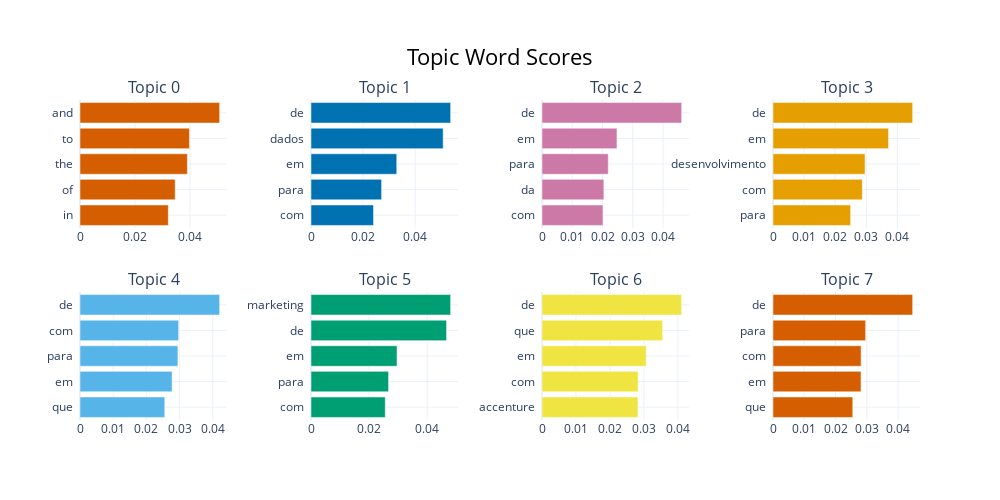

Notebook cell for this chart:
### Code cell
topic_model.visualize_barchart()

### Figure 1 — Plotly figure (JSON) as saved in the notebook; plotly's stock layout.template omitted (floating-point values rounded to 4 significant figures)
{"data": [{"marker": {"color": "#D55E00"}, "orientation": "h", "type": "bar", "x": [0.03213, 0.03463, 0.03906, 0.03982, 0.0508], "xaxis": "x", "y": ["in  ", "of  ", "the  ", "to  ", "and  "], "yaxis": "y"}, {"marker": {"color": "#0072B2"}, "orientation": "h", "type": "bar", "x": [0.024, 0.02711, 0.03293, 0.05076, 0.05363], "xaxis": "x2", "y": ["com  ", "para  ", "em  ", "dados  ", "de  "], "yaxis": "y2"}, {"marker": {"color": "#CC79A7"}, "orientation": "h", "type": "bar", "x": [0.02016, 0.02044, 0.0219, 0.02478, 0.04615], "xaxis": "x3", "y": ["com  ", "da  ", "para  ", "em  ", "de  "], "yaxis": "y3"}, {"marker": {"color": "#E69F00"}, "orientation": "h", "type": "bar", "x": [0.02497, 0.02873, 0.0296, 0.03716, 0.04491], "xaxis": "x4", "y": ["para  ", "com  ", "desenvolvimento  ", "em  ", "de  "], "yaxis": "y4"}, {"marker": {"color": "#56B4E9"}, "orientation": "h", "type": "bar", "x": [0.02553, 0.02774, 0.02949, 0.02971, 0.04206], "xaxis": "x5", "y": ["que  ", "em  ", "para  ", "com  ", "de  "], "yaxis": "y5"}, {"marker": {"color": "#009E73"}, "orientation": "h", "type": "bar", "x": [0.02558, 0.02671, 0.02962, 0.04668, 0.04809], "xaxis": "x6", "y": ["com  ", "para  ", "em  ", "de  ", "marketing  "], "yaxis": "y6"}, {"marker": {"color": "#F0E442"}, "orientation": "h", "type": "bar", "x": [0.02825, 0.0283, 0.03068, 0.0355, 0.04112], "xaxis": "x7", "y": ["accenture  ", "com  ", "em  ", "que  ", "de  "], "yaxis": "y7"}, {"marker": {"color": "#D55E00"}, "orientation": "h", "type": "bar", "x": [0.02551, 0.02813, 0.02816, 0.02961, 0.04464], "xaxis": "x8", "y": ["que  ", "em  ", "com  ", "para  ", "de  "], "yaxis": "y8"}], "layout": {"annotations": [{"font": {"size": 16}, "showarrow": false, "text": "Topic 0", "x": 0.0875, "xanchor": "center", "xref": "paper", "y": 1, "yanchor": "bottom", "yref": "paper"}, {"font": {"size": 16}, "showarrow": false, "text": "Topic 1", "x": 0.3625, "xanchor": "center", "xref": "paper", "y": 1, "yanchor": "bottom", "yref": "paper"}, {"font": {"size": 16}, "showarrow": false, "text": "Topic 2", "x": 0.6375, "xanchor": "center", "xref": "paper", "y": 1, "yanchor": "bottom", "yref": "paper"}, {"font": {"size": 16}, "showarrow": false, "text": "Topic 3", "x": 0.9125, "xanchor": "center", "xref": "paper", "y": 1, "yanchor": "bottom", "yref": "paper"}, {"font": {"size": 16}, "showarrow": false, "text": "Topic 4", "x": 0.0875, "xanchor": "center", "xref": "paper", "y": 0.4, "yanchor": "bottom", "yref": "paper"}, {"font": {"size": 16}, "showarrow": false, "text": "Topic 5", "x": 0.3625, "xanchor": "center", "xref": "paper", "y": 0.4, "yanchor": "bottom", "yref": "paper"}, {"font": {"size": 16}, "showarrow": false, "text": "Topic 6", "x": 0.6375, "xanchor": "center", "xref": "paper", "y": 0.4, "yanchor": "bottom", "yref": "paper"}, {"font": {"size": 16}, "showarrow": false, "text": "Topic 7", "x": 0.9125, "xanchor": "center", "xref": "paper", "y": 0.4, "yanchor": "bottom", "yref": "paper"}], "height": 500, "hoverlabel": {"bgcolor": "white", "font": {"family": "Rockwell", "size": 16}}, "showlegend": false, "title": {"font": {"color": "Black", "size": 22}, "text": "Topic Word Scores", "x": 0.5, "xanchor": "center", "yanchor": "top"}, "width": 1000, "xaxis": {"anchor": "y", "domain": [0, 0.175], "showgrid": true}, "xaxis2": {"anchor": "y2", "domain": [0.275, 0.45], "showgrid": true}, "xaxis3": {"anchor": "y3", "domain": [0.55, 0.725], "showgrid": true}, "xaxis4": {"anchor": "y4", "domain": [0.825, 1], "showgrid": true}, "xaxis5": {"anchor": "y5", "domain": [0, 0.175], "showgrid": true}, "xaxis6": {"anchor": "y6", "domain": [0.275, 0.45], "showgrid": true}, "xaxis7": {"anchor": "y7", "domain": [0.55, 0.725], "showgrid": true}, "xaxis8": {"anchor": "y8", "domain": [0.825, 1], "showgrid": true}, "yaxis": {"anchor": "x", "domain": [0.6, 1], "showgrid": true}, "yaxis2": {"anchor": "x2", "domain": [0.6, 1], "showgrid": true}, "yaxis3": {"anchor": "x3", "domain": [0.6, 1], "showgrid": true}, "yaxis4": {"anchor": "x4", "domain": [0.6, 1], "showgrid": true}, "yaxis5": {"anchor": "x5", "domain": [0, 0.4], "showgrid": true}, "yaxis6": {"anchor": "x6", "domain": [0, 0.4], "showgrid": true}, "yaxis7": {"anchor": "x7", "domain": [0, 0.4], "showgrid": true}, "yaxis8": {"anchor": "x8", "domain": [0, 0.4], "showgrid": true}}}
